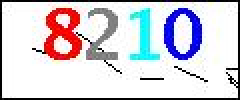
#> input picture OCR/123.jfif, 120 x 50 px (shown 2 times larger)
$ python ocr_checkpassword.py
#> lines starting #> are read from the running program, lines starting #| are printed output that depends on the picture; after the words box and inside, x2 and y2 are one past the last pixel; in counts of white or black regions, pixels touching at a corner belong together
# -*- coding: utf-8 -*-
import pytesseract
import PIL.Image
import PIL.ImageDraw
from PIL import *
from PIL import ImageEnhance
from PIL import Image
import cv2

# Important variables
user_tesseract_cmd = r"D:\Users\nono.wang\AppData\Local\Tesseract-OCR\tesseract.exe"
show_image = False


#Code from https://stackoverflow.max-everyday.com/2019/06/python-opencv-denoising/
def getPixel(image,x,y,G,N):
    L = image.getpixel((x,y))
    if L > G:
        L = True
    else:
        L = False

    nearDots = 0
    if L == (image.getpixel((x - 1,y - 1)) > G):
        nearDots += 1
    if L == (image.getpixel((x - 1,y)) > G):
        nearDots += 1
    if L == (image.getpixel((x - 1,y + 1)) > G):
        nearDots += 1
    if L == (image.getpixel((x,y - 1)) > G):
        nearDots += 1
    if L == (image.getpixel((x,y + 1)) > G):
        nearDots += 1
    if L == (image.getpixel((x + 1,y - 1)) > G):
        nearDots += 1
    if L == (image.getpixel((x + 1,y)) > G):
        nearDots += 1
    if L == (image.getpixel((x + 1,y + 1)) > G):
        nearDots += 1

    if nearDots < N:
        return image.getpixel((x,y-1))
    else:
        return None


# 降噪 Function
def clearNoise(image,G,N,Z):
    draw = ImageDraw.Draw(image)

    for i in range(0,Z):
        for x in range(1,image.size[0] - 1):
            for y in range(1,image.size[1] - 1):
                color = getPixel(image,x,y,G,N)
                if color != None:
                    draw.point((x,y),color)

    return image


class CaptchaBroker():

    def decode(self,image_path):
        # open image
#> called with image_path = '123.jfif'
        image = Image.open(image_path)
#> image is the input picture: PIL image 120x50 RGB; mean R, G, B 212.6, 208.9, 216.8

        enhancer = ImageEnhance.Contrast(image)
        image = enhancer.enhance(3.0)
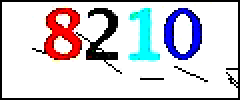
#> image: PIL image 120x50 RGB (shown 2 times larger); mean R, G, B 208, 206, 212.9
        enhancer = ImageEnhance.Brightness(image)
        image = enhancer.enhance(10.0)
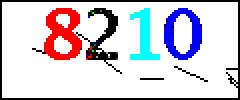
#> image: PIL image 120x50 RGB (shown 2 times larger); mean R, G, B 212.1, 206.9, 216.9

        im2 = image.convert('1')
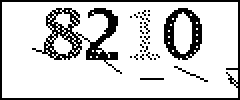
#> im2: PIL image 120x50 1 (shown 2 times larger); 81.9% white; black in thin lines or dots
        im2 = clearNoise(im2,50,4,6)
#> the loop in clearNoise, `for i in range(0,Z):` made 6 passes
#> after the loop in clearNoise, `for i in range(0,Z):`:
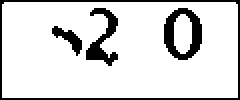
#> image: PIL image 120x50 1 (shown 2 times larger); 85.6% white; 4 black regions, box (x1, y1, x2, y2) and area: (0, 0, 120, 50) 338, (82, 4, 101, 30) 246, (43, 4, 59, 33) 193, (26, 13, 41, 28) 88

        w, h = image.size

        if(show_image):
            im2.show()

        #Very important, tesseract-ocr path here
        pytesseract.pytesseract.tesseract_cmd = user_tesseract_cmd
        code = pytesseract.image_to_string(im2)
        #print(code)
        return code

if __name__ == '__main__':
    a = CaptchaBroker()
    print(a.decode('123.jfif'))
#> (the call stopped at in decode, `code = pytesseract.image_to_string(im2)`: pytesseract is not available in this run)
